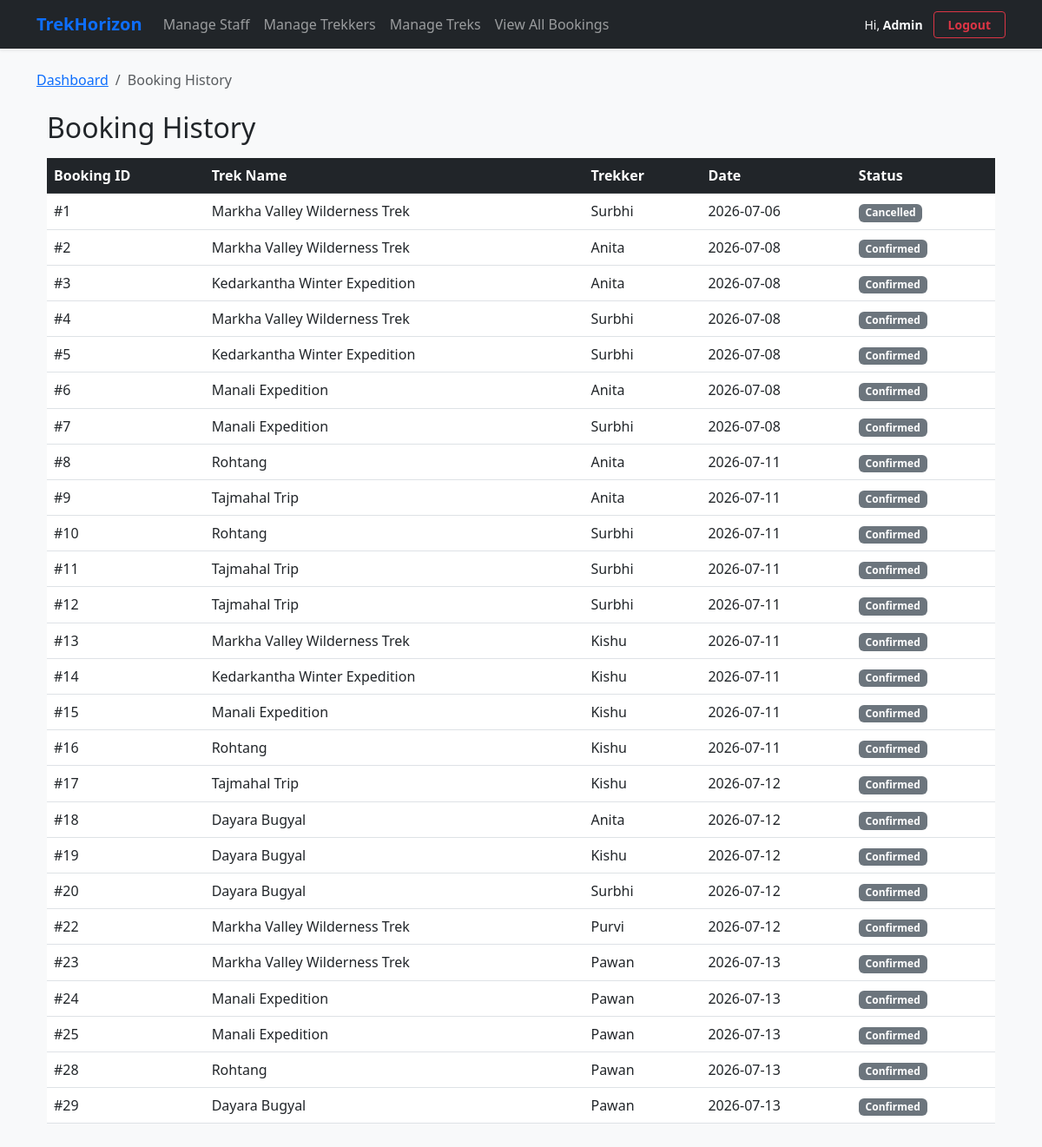
Before: /admin/history (signed in) with the older database file.
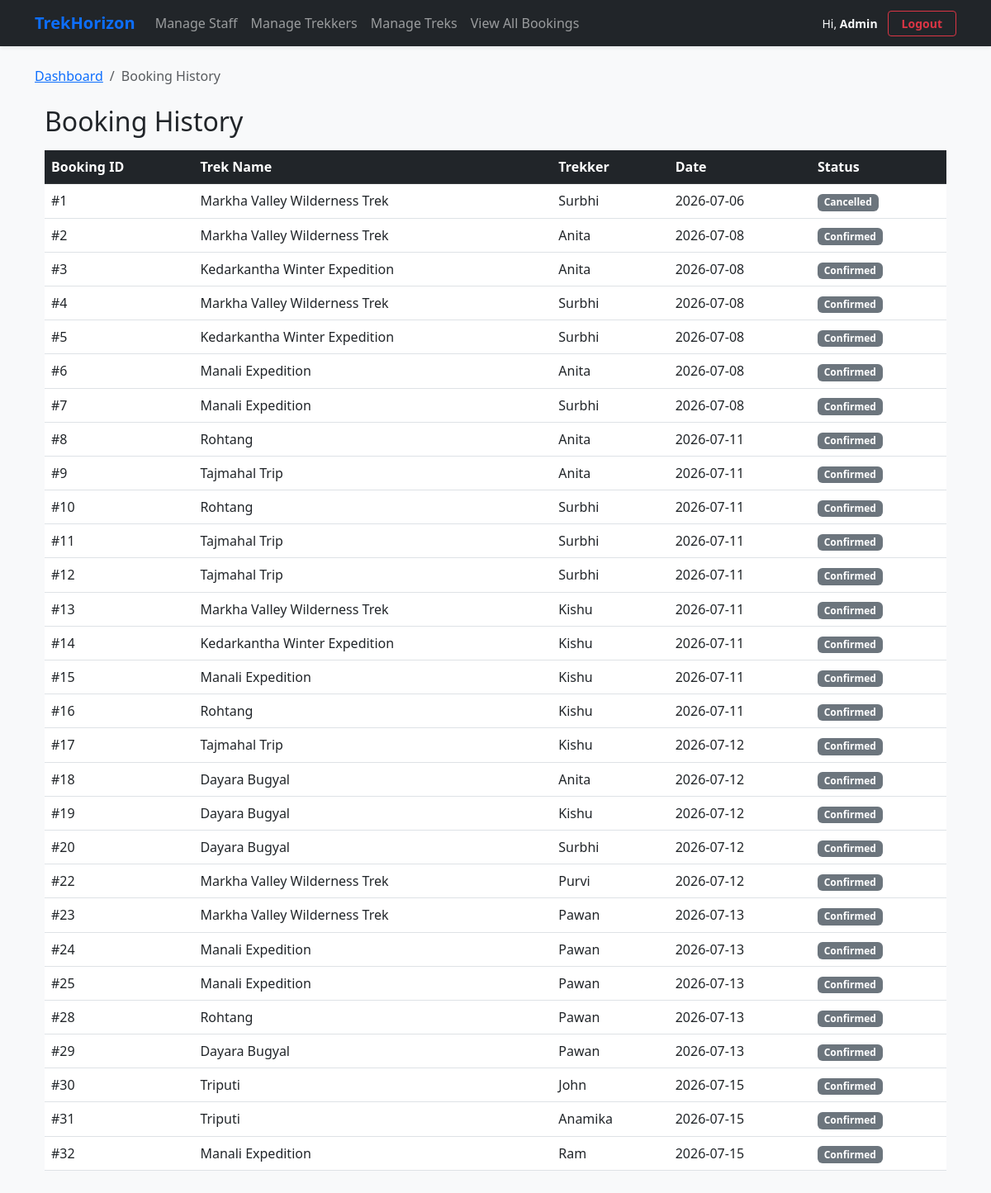
After: the same page with the newer database file.
### models.py (models this page shows)
class Booking(db.Model):
    booking_id = db.Column(db.Integer, primary_key=True, autoincrement=True)
    user_id = db.Column(db.Integer, db.ForeignKey('user.user_id'), nullable=False)
    trek_id = db.Column(db.Integer, db.ForeignKey('trek.trek_id'), nullable=False)
    booking_date = db.Column(db.DateTime, default=datetime.utcnow)
    status = db.Column(db.Enum('Confirmed', 'Cancelled', 'Completed', name='booking_status'), nullable=False, default='Confirmed')

class Trek(db.Model):
    trek_id = db.Column(db.Integer, primary_key=True, autoincrement=True)
    trek_name = db.Column(db.String(150), nullable=False)
    location = db.Column(db.String(150), nullable=False)
    difficulty = db.Column(db.Enum('Easy', 'Moderate', 'Hard', name='trek_difficulty'), nullable=False)
    duration_days = db.Column(db.Integer, nullable=False)
    available_slots = db.Column(db.Integer, nullable=False)
    max_slots = db.Column(db.Integer, nullable=False)
    start_date = db.Column(db.Date, nullable=False)
    end_date = db.Column(db.Date, nullable=False)
    status = db.Column(db.Enum('Pending', 'Started', 'Open', 'Closed', 'Completed', name='trek_status'), nullable=False)
    assigned_staff_id = db.Column(db.Integer, db.ForeignKey('user.user_id'), nullable=True)
    cost_per_person = db.Column(db.Float, nullable=False, default=0.0)
    meeting_point = db.Column(db.String(255), nullable=True)
    description = db.Column(db.Text, nullable=True)
    bookings = db.relationship('Booking', backref='trek', lazy=True)

class User(db.Model):
    user_id = db.Column(db.Integer, primary_key=True, autoincrement=True)
    name = db.Column(db.String(100), nullable=False)
    email = db.Column(db.String(100), nullable=False, unique=True)
    password = db.Column(db.String(255), nullable=False)
    phone = db.Column(db.String(20), nullable=True)
    role = db.Column(db.Enum('Admin', 'Staff', 'Trekker', name='user_roles'), nullable=False)
    status = db.Column(db.String(20), nullable=False, default='Approved')
    created_at = db.Column(db.DateTime, default=datetime.utcnow)
    managed_treks = db.relationship('Trek', backref='assigned_staff', lazy=True)
    bookings = db.relationship('Booking', backref='trekker', lazy=True)

### routes/admin.py (the view)
@app.route('/admin/history')
def admin_trekking_history():
    if not check_admin():
        return "Access Forbidden", 403
    all_history = Booking.query.all()
    return render_template('adminhistory.html', history=all_history)

### routes/admin.py (called while the page is built)
def check_admin():
    return 'user_id' in session and session.get('user_role') == 'Admin'

### templates/adminhistory.html (shortened to what this page needs)
{% extends 'base.html' %}
{% block content %}
<nav aria-label="breadcrumb">
    <ol class="breadcrumb">
        <li class="breadcrumb-item"><a href="/dashboard">Dashboard</a></li>
        <li class="breadcrumb-item active" aria-current="page">Booking History</li>
    </ol>
</nav>
<div class="container mt-4">
    <h2>Booking History</h2>
    <table class="table table-hover mt-3">
        <thead class="table-dark">
            <tr>
                <th>Booking ID</th>
                <th>Trek Name</th>
                <th>Trekker</th>
                <th>Date</th>
                <th>Status</th>
            </tr>
        </thead>
        <tbody>
            {% for entry in history %}
            <tr>
                <td>#{{ entry.booking_id }}</td>
                <td>{{ entry.trek.trek_name }}</td>
                <td>{{ entry.trekker.name }}</td>
                <td>{{ entry.booking_date.strftime('%Y-%m-%d') }}</td>
                <td>
                    <span class="badge {% if entry.status == 'Booked' %}bg-primary{% else %}bg-secondary{% endif %}">
                        {{ entry.status }}
                    </span>
                </td>
            </tr>
            {% endfor %}
        </tbody>
    </table>
</div>
{% endblock %}

Changed rows visible on the page:
added Booking: booking_id "30", trek.trek_name "Triputi", trekker.name "John", booking_date "2026-07-15", status "Confirmed"
added Booking: booking_id "31", trek.trek_name "Triputi", trekker.name "Anamika", booking_date "2026-07-15", status "Confirmed"
added Booking: booking_id "32", trek.trek_name "Manali Expedition", trekker.name "Ram", booking_date "2026-07-15", status "Confirmed"
